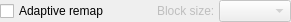
            <widget class="QFrame" name="frmAdaptive">
             <property name="geometry">
              <rect>
               <x>10</x>
               <y>230</y>
               <width>291</width>
               <height>21</height>
              </rect>
             </property>
             <layout class="QHBoxLayout" name="horizontalLayout_2">
              <property name="spacing">
               <number>9</number>
              </property>
              <property name="leftMargin">
               <number>0</number>
              </property>
              <property name="topMargin">
               <number>0</number>
              </property>
              <property name="rightMargin">
               <number>0</number>
              </property>
              <property name="bottomMargin">
               <number>0</number>
              </property>
              <item>
               <widget class="QCheckBox" name="chkAdaptiveRemap">
                <property name="toolTip">
                 <string>Enables adaptive auto remap. Remap will 
be done at the level of blocks of pixels
of specified size, comparing the values
for median within each block. Anything
exceeding defect threshold will be 
remapped.

This method works better if it is difficult
to achieve a uniformly lit raw file.</string>
                </property>
                <property name="text">
                 <string>Adaptive remap</string>
                </property>
               </widget>
              </item>
              <item>
               <spacer name="horizontalSpacer_6">
                <property name="orientation">
                 <enum>Qt::Horizontal</enum>
                </property>
                <property name="sizeHint" stdset="0">
                 <size>
                  <width>40</width>
                  <height>20</height>
                 </size>
                </property>
               </spacer>
              </item>
              <item>
               <widget class="QFrame" name="frmAdaptiveBlock">
                <property name="enabled">
                 <bool>false</bool>
                </property>
                <layout class="QFormLayout" name="frmLayout_4">
                 <property name="formAlignment">
                  <set>Qt::AlignLeading|Qt::AlignLeft|Qt::AlignVCenter</set>
                 </property>
                 <property name="horizontalSpacing">
                  <number>4</number>
                 </property>
                 <property name="verticalSpacing">
                  <number>0</number>
                 </property>
                 <property name="leftMargin">
                  <number>0</number>
                 </property>
                 <property name="topMargin">
                  <number>0</number>
                 </property>
                 <property name="rightMargin">
                  <number>0</number>
                 </property>
                 <property name="bottomMargin">
                  <number>0</number>
                 </property>
                 <item row="0" column="0">
                  <widget class="QLabel" name="lblAdaptiveBlock">
                   <property name="toolTip">
                    <string>Block size for adaptive auto remap.</string>
                   </property>
                   <property name="text">
                    <string>Block size:</string>
                   </property>
                  </widget>
                 </item>
                 <item row="0" column="1">
                  <widget class="QComboBox" name="cbAdaptiveBlock">
                   <property name="toolTip">
                    <string>Block size for adaptive auto remap.</string>
                   </property>
                  </widget>
                 </item>
                </layout>
               </widget>
              </item>
             </layout>
            </widget>
